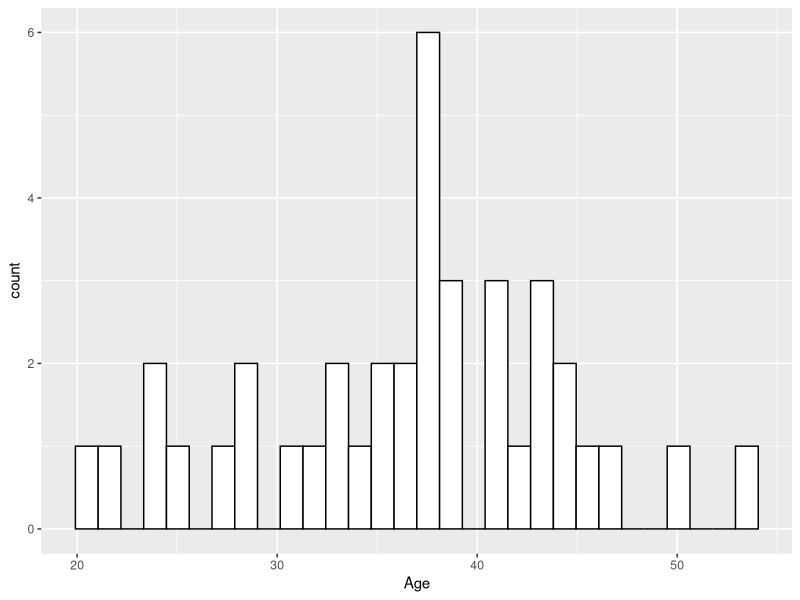
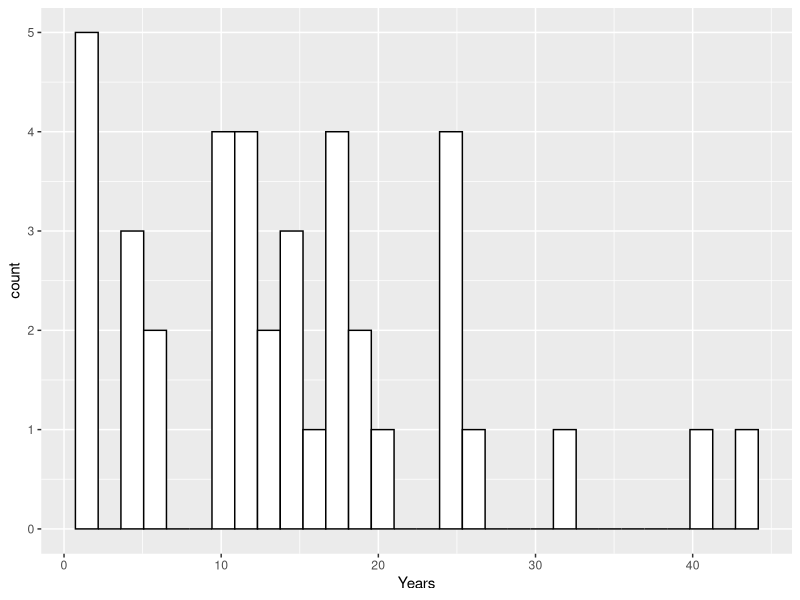
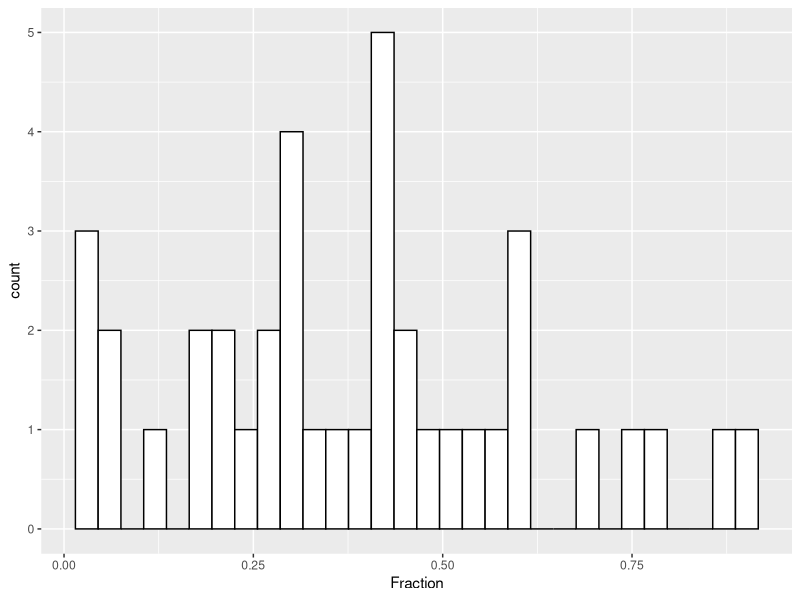
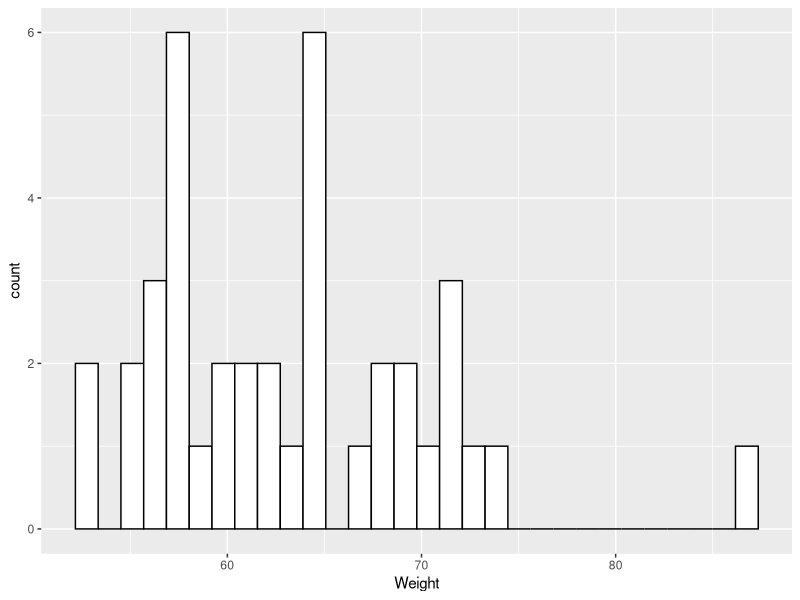
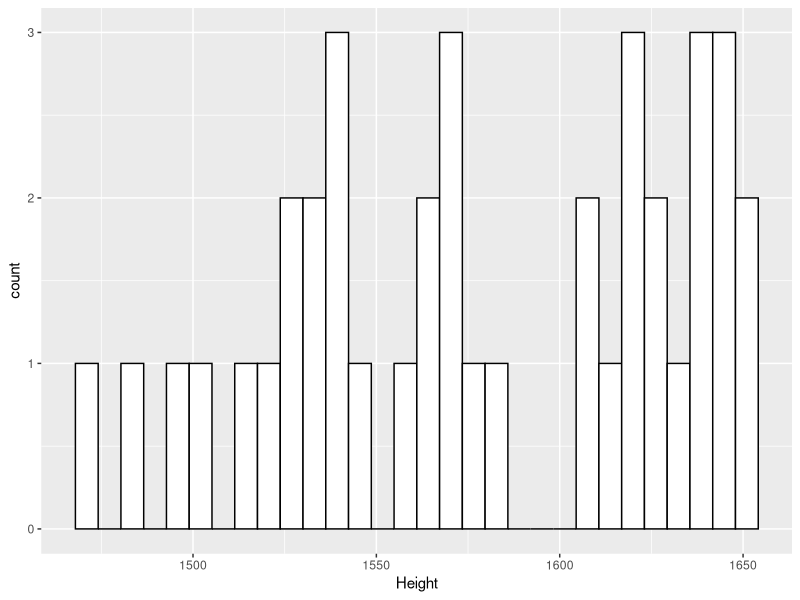
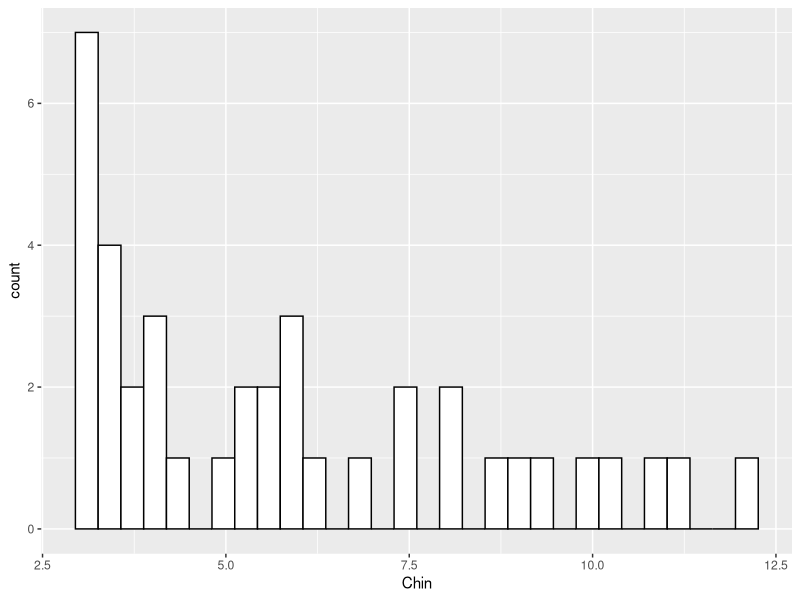
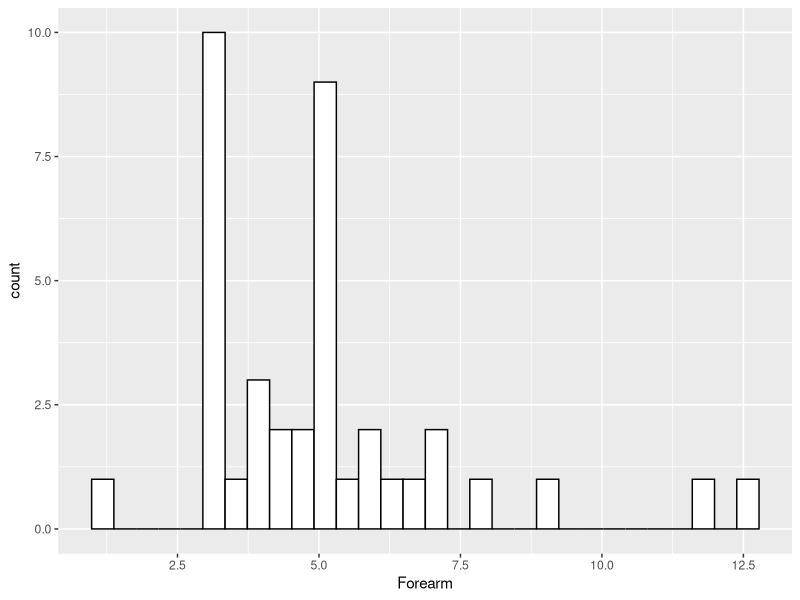
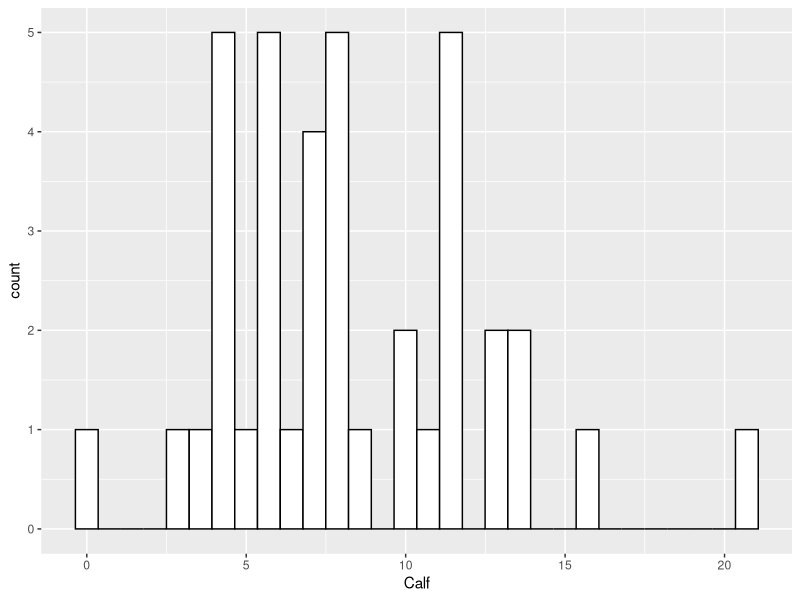

Recreate these plots in R, in order.
## ---- chunk 1
setwd("C:\\Users\\zym\\Desktop\\regression\\exp1\\code")
data <- read.table("./data.txt", header=TRUE)
data["Fraction"] = data["Years"] / data["Age"]
data = data[c(-10)]
data = cbind(data[c(1,2)], data[c(10)], data[c(3:9)])
library(ggplot2)
layout(matrix(c(1, 2, 3, 4, 5, 6, 7, 8, 9), 3, 3, byrow = TRUE))
ggplot(data, aes(Age)) + geom_histogram(bins=30,colour="black",fill="white")
ggplot(data, aes(Years)) + geom_histogram(bins=30,colour="black",fill="white")
ggplot(data, aes(Fraction)) + geom_histogram(bins=30,colour="black",fill="white")
ggplot(data, aes(Weight)) + geom_histogram(bins=30,colour="black",fill="white")
ggplot(data, aes(Height)) + geom_histogram(bins=30,colour="black",fill="white")
ggplot(data, aes(Chin)) + geom_histogram(bins=30,colour="black",fill="white")
ggplot(data, aes(Forearm)) + geom_histogram(bins=30,colour="black",fill="white")
ggplot(data, aes(Calf)) + geom_histogram(bins=30,colour="black",fill="white")
ggplot(data, aes(Pulse)) + geom_histogram(bins=30,colour="black",fill="white")
